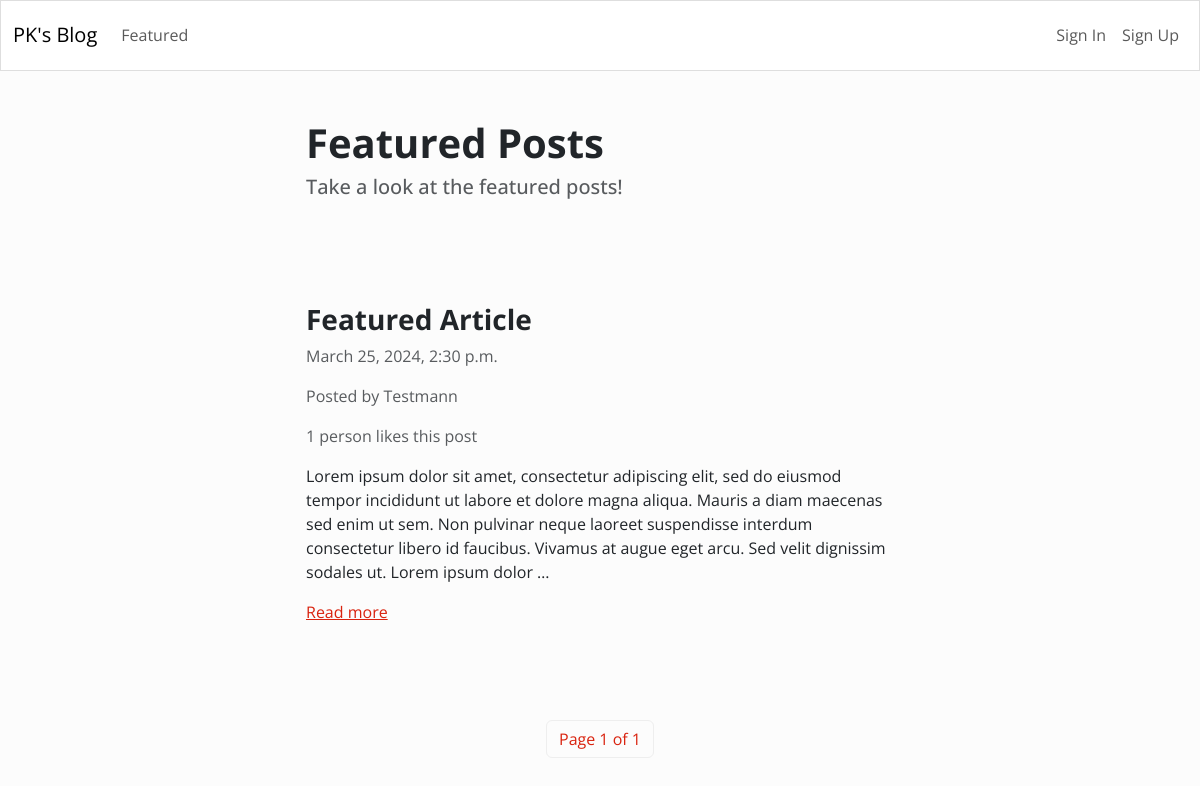
/featured/, run on the app's committed database.
### blog/models.py (models this page shows)
class Article(models.Model):
    title = models.CharField(max_length=255)
    content = HTMLField()
    date = models.DateTimeField(auto_now_add=True) # add date automatically
    author = models.ForeignKey(User, on_delete=models.CASCADE) # delete article if user is deleted
    featured = models.BooleanField(default=False) # featured article
    likes = models.ManyToManyField(User, related_name="likes", blank=True) # like article

### blog/views.py (the view)
# urls.py: path("featured/", Featured.as_view(), name="featured"),
class Featured(ListView):
    model = Article
    queryset = Article.objects.filter(featured=True).order_by("-date")
    template_name = "blog/featured.html"
    paginate_by = 1

### blog/templates/blog/featured.html (shortened to what this page needs)
{% extends 'blog/base.html' %}
{% block content %}
    <div class="row">
        <div class="col-md-6 col-12 mx-md-auto mx-3 mt-5 mb-5">
            <h1 class="fw-bolder">Featured Posts</h1>
            <h5 class="text-muted">Take a look at the featured posts!</h5>
        </div>
    </div>
    {% for object in object_list %}
    <div class="row">
        <div class="col-md-6 col-11 mx-md-auto mx-3 mt-5 mb-5">
            <h3 class="fw-bold">{{ object.title }}</h3>
            <p class="text-muted">{{ object.date }}</p>
            <p class="text-muted">Posted by {{ object.author.username }}</p>
            {% if object.likes.count == 1 %}
                <p class="text-muted">{{ object.likes.count }} person likes this post</p>
            {% else %}
                <p class="text-muted">{{ object.likes.count }} people like this post</p>
            {% endif %}
            <div class="my-3">
                {{ object.content|truncatewords_html:50|safe }}
            </div>
            <a href="{% url 'detail_article' object.id %}">Read more</a>
        </div>
    </div>
    {% endfor %}
    <nav>
        <ul class="pagination">
            <div class="mx-auto d-flex flex-row mt-5">
                <li class="page-item">
                    <a class="page-link" href="#">
                        Page {{ page_obj.number }} of {{ page_obj.paginator.num_pages }}
                    </a>
                </li>
            </div>
        </ul>
    </nav>
{% endblock content %}

### data on the page
Article: title "Featured Article", date "March 25, 2024, 2:30 p.m.", author.username "Testmann", likes.count "1", content "Lorem ipsum dolor sit amet, consectetur adipiscing elit, sed do eiusmod tempor incididunt ut labore et dolore magna aliqua. Mauris a diam maecenas sed enim ut sem. Non pulvinar neque laoreet suspendisse interdum consectetur libero id faucibus. Vivamus at augue eget arcu. Sed velit dignissim sodales ut. Lorem ipsum dolor …"

### other printed values
{{ page_obj.number }} "1"
{{ page_obj.paginator.num_pages }} "1"
